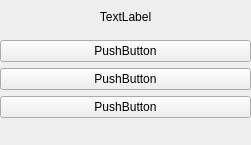
<?xml version="1.0" encoding="UTF-8"?>
<ui version="4.0">
 <class>DockWidget</class>
 <widget class="QDockWidget" name="DockWidget">
  <property name="geometry">
   <rect>
    <x>0</x>
    <y>0</y>
    <width>251</width>
    <height>145</height>
   </rect>
  </property>
  <property name="windowOpacity">
   <double>0.700000000000000</double>
  </property>
  <property name="floating">
   <bool>true</bool>
  </property>
  <property name="features">
   <set>QDockWidget::DockWidgetFloatable|QDockWidget::DockWidgetMovable</set>
  </property>
  <property name="allowedAreas">
   <set>Qt::NoDockWidgetArea</set>
  </property>
  <property name="windowTitle">
   <string>DockWidget</string>
  </property>
  <widget class="QWidget" name="dockWidgetContents">
   <widget class="QWidget" name="verticalLayoutWidget_3">
    <property name="geometry">
     <rect>
      <x>0</x>
      <y>0</y>
      <width>251</width>
      <height>118</height>
     </rect>
    </property>
    <layout class="QVBoxLayout" name="verticalLayout_3">
     <item>
      <widget class="QLabel" name="output">
       <property name="mouseTracking">
        <bool>true</bool>
       </property>
       <property name="contextMenuPolicy">
        <enum>Qt::NoContextMenu</enum>
       </property>
       <property name="statusTip">
        <string notr="true"/>
       </property>
       <property name="autoFillBackground">
        <bool>false</bool>
       </property>
       <property name="styleSheet">
        <string notr="true">background-color:transparent
</string>
       </property>
       <property name="frameShape">
        <enum>QFrame::NoFrame</enum>
       </property>
       <property name="lineWidth">
        <number>0</number>
       </property>
       <property name="text">
        <string>TextLabel</string>
       </property>
       <property name="alignment">
        <set>Qt::AlignCenter</set>
       </property>
      </widget>
     </item>
     <item>
      <widget class="QPushButton" name="button1">
       <property name="font">
        <font>
         <stylestrategy>PreferDefault</stylestrategy>
        </font>
       </property>
       <property name="focusPolicy">
        <enum>Qt::StrongFocus</enum>
       </property>
       <property name="styleSheet">
        <string notr="true"/>
       </property>
       <property name="text">
        <string>PushButton</string>
       </property>
       <property name="default">
        <bool>false</bool>
       </property>
       <property name="flat">
        <bool>false</bool>
       </property>
      </widget>
     </item>
     <item>
      <widget class="QPushButton" name="button2">
       <property name="text">
        <string>PushButton</string>
       </property>
      </widget>
     </item>
     <item>
      <widget class="QPushButton" name="button3">
       <property name="autoFillBackground">
        <bool>true</bool>
       </property>
       <property name="text">
        <string>PushButton</string>
       </property>
      </widget>
     </item>
    </layout>
   </widget>
  </widget>
 </widget>
 <resources/>
 <connections/>
</ui>
